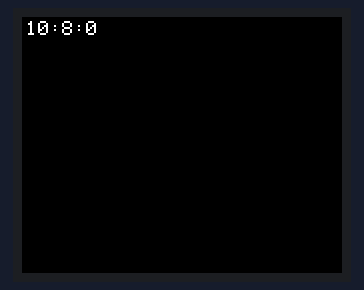
A sketch run on a simulated Arduino Uno, built with avr-gcc and run on an emulated ATmega328P. On the bench: 160×128 colour display. The local clock reads 2024-03-15 10:24:30 at power-on unless the sketch sets it.

Above: at 0.2 s.
At 14.6 s:
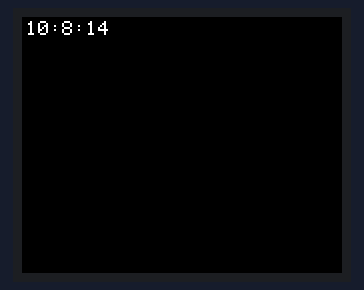
At 19.7 s:
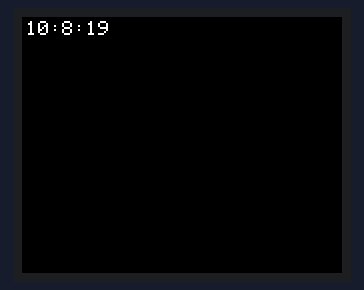
At 27.9 s:
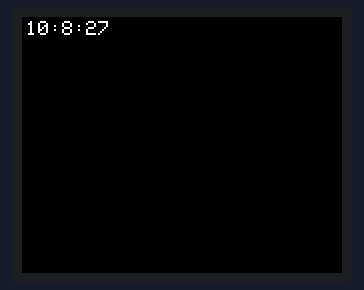
At 38.1 s:
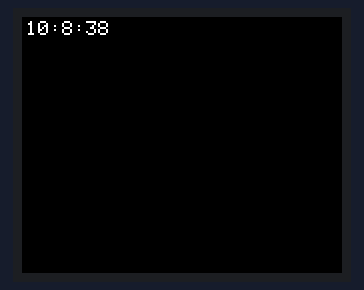

Measured:
- what the display in image 1 shows lasts 1.0 s, from 14.5 s to 15.5 s

The sketch:

lab4c.ino
```cpp
#include <Adafruit_GFX.h>    // Core graphics library
#include <Adafruit_ST7735.h> // Hardware-specific library for ST7735
#include <SPI.h>
#include "RTClib.h"
RTC_DS1307 rtc;
#define TFT_CS    10
#define TFT_RST   6
#define TFT_DC    7

#define TFT_SCLK 13
#define TFT_MOSI 11

//Adafruit_ST7735 tft = Adafruit_ST7735(TFT_CS,  TFT_DC, TFT_RST);
Adafruit_ST7735 tft = Adafruit_ST7735(TFT_CS, TFT_DC, TFT_MOSI, TFT_SCLK, TFT_RST);
void setup() {
  // put your setup code here, to run once:
  Serial.begin(9600);
  rtc.begin();
 rtc.adjust(DateTime(2023,9,21,10,8,0));
    tft.initR(INITR_BLACKTAB);
  tft.setRotation(3);
  tft.setCursor(2,2);
  tft.fillScreen(ST77XX_BLACK);
  //tft.println("Hello World");
}

void loop() {
  // put your main code here, to run repeatedly:
  DateTime now =rtc.now();
  tft.fillScreen(ST77XX_BLACK);
  tft.setCursor(2,2);
  tft.print(now.hour(),DEC);
  tft.print(":");
  tft.print(now.minute(),DEC);
  tft.print(":");
  tft.print(now.second(),DEC);

  delay(1000);
}
```
